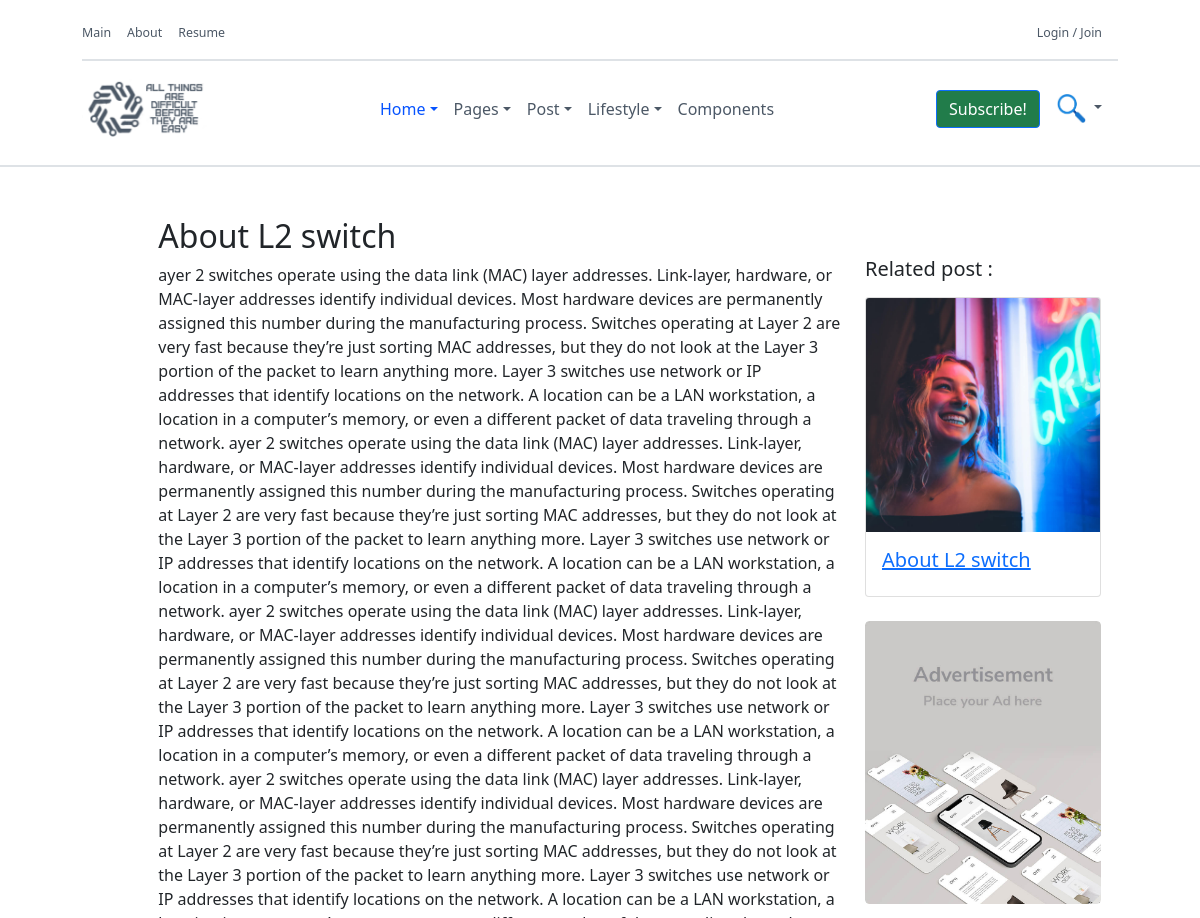
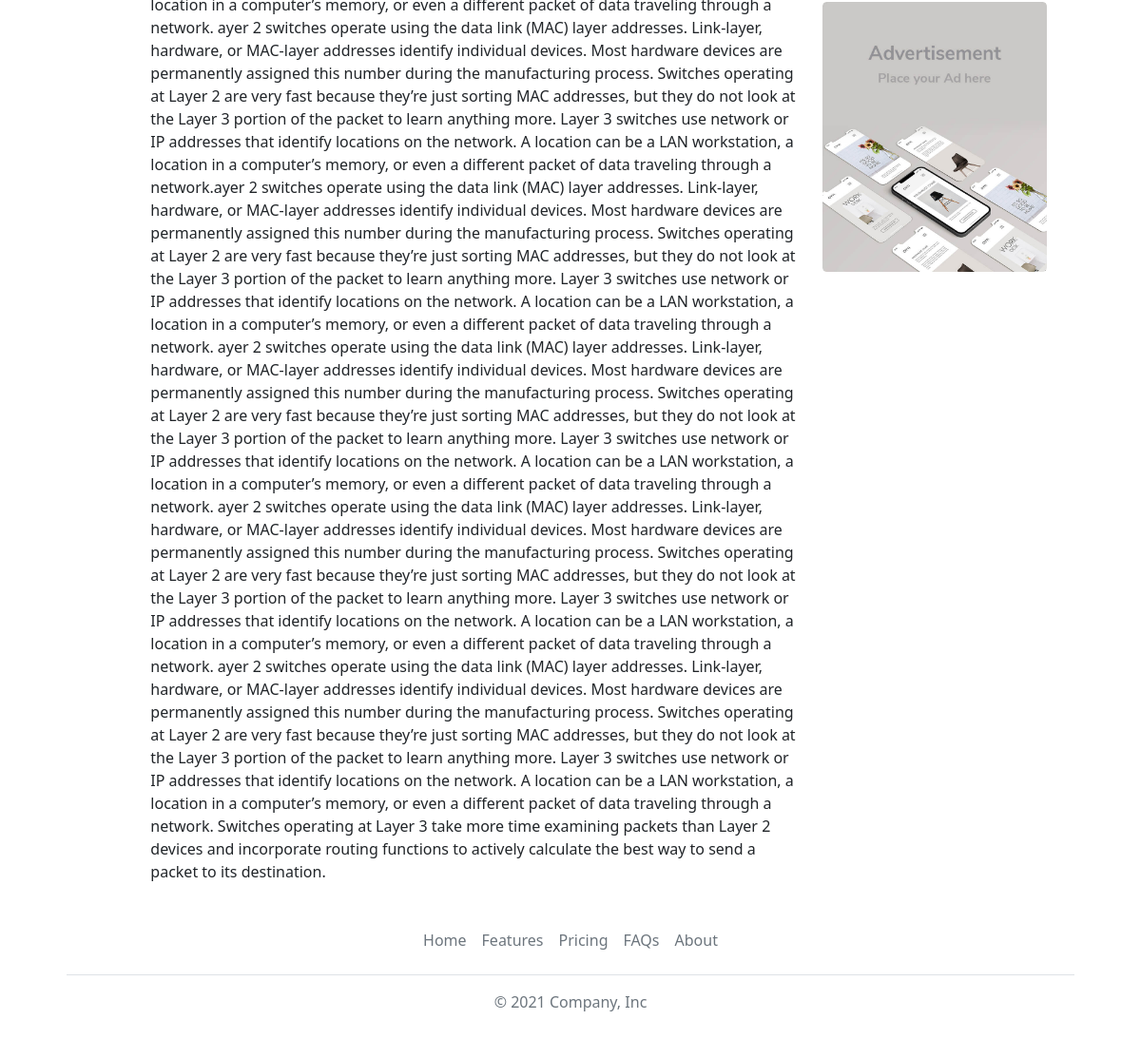
Page /About L2 switch/ on the committed database (2 pictures, top to bottom).
### core/models.py (models this page shows, shortened)
class Post(models.Model):
    title = models.CharField(max_length=100)
    category = models.ForeignKey("Categories", on_delete=models.CASCADE)
    content = models.TextField()
    author = models.ForeignKey(settings.AUTH_USER_MODEL,
                               on_delete=models.CASCADE,
                               related_name="profiles")
    post_image = models.ImageField(upload_to='post_images/%Y/%m/%d/')
    number_of_views = models.PositiveIntegerField(default=0)
    created_at = models.DateTimeField(auto_now_add=True, db_index=True)
    updated_at = models.DateTimeField(auto_now=True)
    is_published = models.BooleanField(default=False)
    likes = models.PositiveIntegerField(default=0)
    class Meta:
        verbose_name = "Post"
        verbose_name_plural = "Posts"

### core/views.py (the view)
# urls.py: path("<str:post_title>/", PostDetailView.as_view(), name="post_detail"),
class PostDetailView(TemplateView):
    template_name = "core_posts/single_post.html"
    def get_context_data(self, **kwargs):
        post = Post.objects.get(title=kwargs["post_title"])
        return {"post": post}

### templates/core_posts/single_post.html (shortened to what this page needs)
{% extends "base.html" %}
{% load static %}
  {% block content %}
  {% include "header.html" %}
<section>
   <div class="border-bottom border-2 opacity-1"></div>
<div class="container" style="padding-left: 40px;padding-right: 40px;">
      <div class="row" style="margin-top: 50px">
            <div class="row">
                <div class="col-md-1">
                    <div class="post-image-homepage" style="height: 273px">
                    </div>
                </div>
            <div class="col-md-8 post-box-title" style="height: 90%">
                <h2>{{ post.title }}</h2>
              {{ post.content }}
                <br>
            </div>
                <div class="col-lg-3" style="width: 260px; padding-top: 40px">
                    <h5 class="mb-3">Related post :</h5>
                    <div class="card" style="width: auto;">
                      <img src="../../media/back_1_uvOeFM3.jpg" class="card-img-top" alt="...">
                      <div class="card-body">
                        <a href="#"><h5 class="card-title">{{ post.title }}</h5></a>
                      </div>
                    </div>
                <div class="mt-4" style="position: static">
						<a href="#" class="d-block card-img-flash">
							<img src="../../media/adv.png" alt="" width="100%">
                            <img src="../../media/adv.png" alt="" width="100%">
						</a>
					</div>
                </div>
                </div>
    </div>
</div>
</section>
  {% endblock %}

### templates/base.html (shortened to what this page needs)
<!DOCTYPE html>
<html lang="en">
{% load static %}
<head>
  <link href="https://cdn.jsdelivr.net/npm/bootstrap@5.1.1/dist/css/bootstrap.min.css" rel="stylesheet">
</head>
<body>
  {% block content %}
  {% endblock %}
  {% include "footer.html" %}
</body>
</html>

### templates/header.html (shortened to what this page needs)
{% load static %}
<div class="container" style="padding-left: 40px;padding-right: 40px;">
<header class="navbar-light navbar-sticky header-static py-1 my-1 shadow-custom">
	<div class="navbar-top d-none d-lg-block small">
		<div class="container">
			<div class="d-md-flex justify-content-between align-items-center my-2">
				<ul class="nav">
                    <li class="nav-item">
						<a class="nav-link ps-0" href="{% url 'home' %}">Main</a>
					</li>
                    <li class="nav-item">
						<a class="nav-link ps-0" href="{% url 'about' %}">About</a>
					</li>
					<li class="nav-item">
						<a class="nav-link ps-0" href="{% url 'about' %}">Resume</a>
					</li>
				</ul>
				<div class="d-flex align-items-center">
					<ul class="nav">
                        {% if user.is_authenticated %}
                        <li class="nav-item">
                            <div class="dropdown">
                              <a href="#" class="d-flex align-items-center justify-content-center
                               link-dark text-decoration-none dropdown-toggle" id="dropdownUser3"
                                 data-bs-toggle="dropdown" aria-expanded="false" style="padding-top: 7px;">
                                    <strong>{{ user.username }}</strong>
                                  <img src="{{ profile.profile_photo.url }}" alt="" width="24" height="24"
                                       class="rounded-circle" style="margin-left: 5px;">
                              </a>
                              <ul class="dropdown-menu text-small shadow" aria-labelledby="dropdownUser3">
                                <li><a class="dropdown-item" href="#">Add post</a></li>
                                <li><a class="dropdown-item" href="#">Settings</a></li>
                                <li><a class="dropdown-item" href="{% url "profile_url" %}">Profile</a></li>
                                <li><hr class="dropdown-divider"></li>
                                <li><a class="dropdown-item" href="{% url "logout" %}">Logout</a></li>
                              </ul>
                            </div>
                        </li>
                        {% else %}
						<li class="nav-item">
                            <a class="nav-link ps-0" href="{% url "registering" %}">Login / Join</a>
						</li>
                        {% endif %}
					</ul>
				</div>
			</div>
			<div class="border-bottom border-2" style="color: rgb(88, 92, 104)"></div>
		</div>
	</div>
	 <nav class="navbar navbar-expand-lg">
		<div class="container">
			<a class="navbar-brand media-right" style="width: 120px;" href="">
				<img class="navbar-brand-item light-mode-item"  src="../static/logo2.png" alt="lsssas" height="70">
			</a>
			<div class="collapse navbar-collapse" id="navbarCollapse">
				<ul class="navbar-nav navbar-nav-scroll mx-auto">
					<li class="nav-item dropdown">
						<a class="nav-link dropdown-toggle active" href="#" id="homeMenu" role="button" data-bs-toggle="dropdown" aria-expanded="true">Home</a>
					</li>
					<li class="nav-item dropdown">
						<a class="nav-link dropdown-toggle" href="#" id="pagesMenu" data-bs-toggle="dropdown" aria-haspopup="true" aria-expanded="false">Pages</a>
					</li>
					<li class="nav-item dropdown">
						<a class="nav-link dropdown-toggle" href="#" id="postMenu" data-bs-toggle="dropdown" aria-haspopup="true" aria-expanded="false">Post</a>
					</li>
					<li class="nav-item dropdown dropdown-fullwidth">
						<a class="nav-link dropdown-toggle" href="#" id="megaMenu" data-bs-toggle="dropdown" aria-haspopup="true" aria-expanded="false"> Lifestyle</a>
					</li>
					<li class="nav-item">	<a class="nav-link" href="#">Components</a></li>
				</ul>
			</div>
			<div class="nav flex-nowrap align-items-center">
				<div class="nav-item d-none d-md-block">
                    <button type="button" class="btn btn-primary" data-bs-toggle="modal" data-bs-target="#exampleModal"
                            data-bs-whatever="@getbootstrap" style="background-color: #217c4a;">Subscribe!</button>
				</div>
				<div class="nav-item dropdown dropdown-toggle-icon-none nav-search">
					<a class="nav-link dropdown-toggle" role="button" id="navSearch" data-bs-toggle="dropdown" aria-expanded="false">
						<img src="../static/search_img.png" style="width: 30px">
					</a>
				</div>
			</div>
		</div>
	</nav>
</header>
</div>

### templates/footer.html
<div class="container" style="padding-left: 40px;padding-right: 40px;">
<footer class="py-3 my-4">
    <ul class="nav justify-content-center border-bottom pb-3 mb-3">
      <li class="nav-item"><a href="{% url 'home' %}" class="nav-link px-2 text-muted">Home</a></li>
      <li class="nav-item"><a href="#" class="nav-link px-2 text-muted">Features</a></li>
      <li class="nav-item"><a href="#" class="nav-link px-2 text-muted">Pricing</a></li>
      <li class="nav-item"><a href="#" class="nav-link px-2 text-muted">FAQs</a></li>
      <li class="nav-item"><a href="#" class="nav-link px-2 text-muted">About</a></li>
    </ul>
    <p class="text-center text-muted">© 2021 Company, Inc</p>
</footer>
</div>

### templates/header.html (style rules this page uses)
.nav-link { color: #4c5866; }
.navbar-light .navbar-nav .nav-link { color: #4c5866; }
.navbar-light .navbar-nav .nav-link.active { color: #0653ff; }
.small, small { font-size: .775em; }
.shadow-custom { box-shadow: #FBD603; }

### rows in the picture
Post: title "About L2 switch", content "ayer 2 switches operate using the data link (MAC) layer addresses. Link-layer, hardware, or MAC-layer addresses identify individual devices. Most hardware devices are permanently assigned this number during the manufacturing process. Switches operating at Layer 2 are very fast because they’re just sorting MAC addresses, but they do not look at the Layer 3 portion of the packet to learn anything more. Layer 3 switches use network or IP addresses that identify locations on the network. A location can be a LAN workstation, a location in a computer’s memory, or even a different packet of data traveling through a network. ayer 2 switches operate using the data link (MAC) layer addresses.…"
